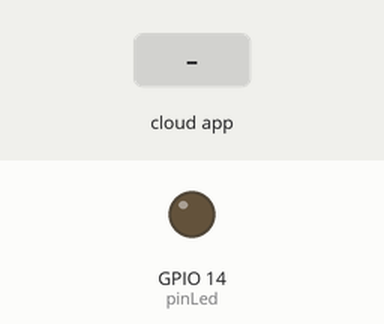
This sketch was run on a simulated ESP32. Parts: output pins drawn as LEDs (lit = HIGH). The test bench sets the inputs (shaded band). What the sketch prints to the serial monitor is not drawn.

Above: at 3.7 s.
3.8 s: the phone or cloud app sets botaoled to true
At 6.1 s:
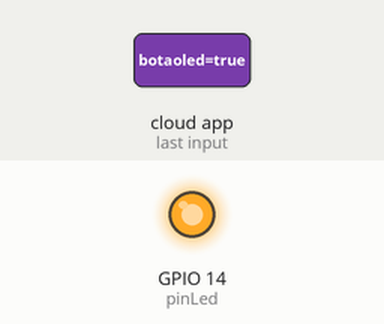
Timing chart, 0 to 7.6 s (numbered marks = the images above; inputs shaded):
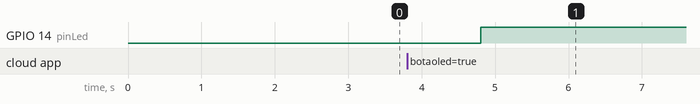

Measured:
- after the input at 3.8 s, GPIO 14 (pinLed): LOW → HIGH after 1.0 s

The sketch:

01_09_led.ino
```cpp
#include <math.h>
#include "AdafruitIO_WiFi.h"

#define WIFI_SSID "..."
#define WIFI_PASS "..."


#define IO_USERNAME "..."
#define IO_KEY "..."

AdafruitIO_WiFi io(IO_USERNAME, IO_KEY, WIFI_SSID, WIFI_PASS);


AdafruitIO_Feed *botaoled = io.feed("botaoled");

// --- Configuração
#define pinNTC 34
#define pinLed 14

void setup() {
  Serial.begin(115200);
  pinMode(pinNTC, INPUT);
  pinMode(pinLed, OUTPUT);

  while(!Serial);

  Serial.print("Conectando ao Adafruit IO");
  io.connect();

  while(io.status() < AIO_CONNECTED){
  Serial.print(".");
  delay(500);
  }

  Serial.println();
  Serial.println(io.statusText());


  botaoled -> onMessage(handleLed);

  delay(1000);

}

void loop() {

  io.run();

  delay(1000);

}
```

subscribe.ino
```cpp
void handleLed(AdafruitIO_Data *data){
  String led = data->toString();

  if(led == "true"){
    digitalWrite(pinLed, HIGH);
  }
  else{
    digitalWrite(pinLed, LOW);
  }
}
```
